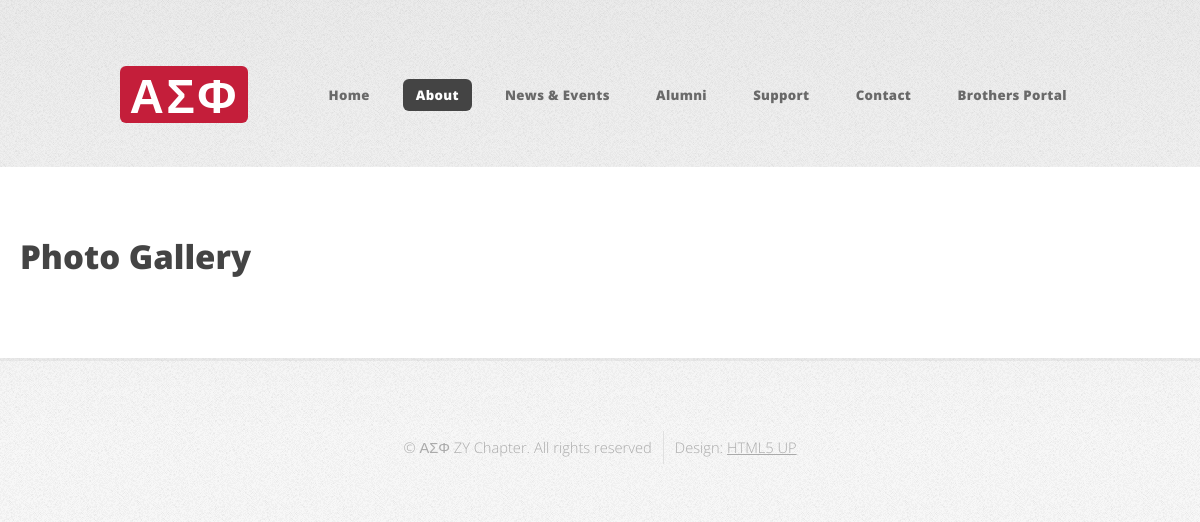
Before: /photos/ with the older database file.
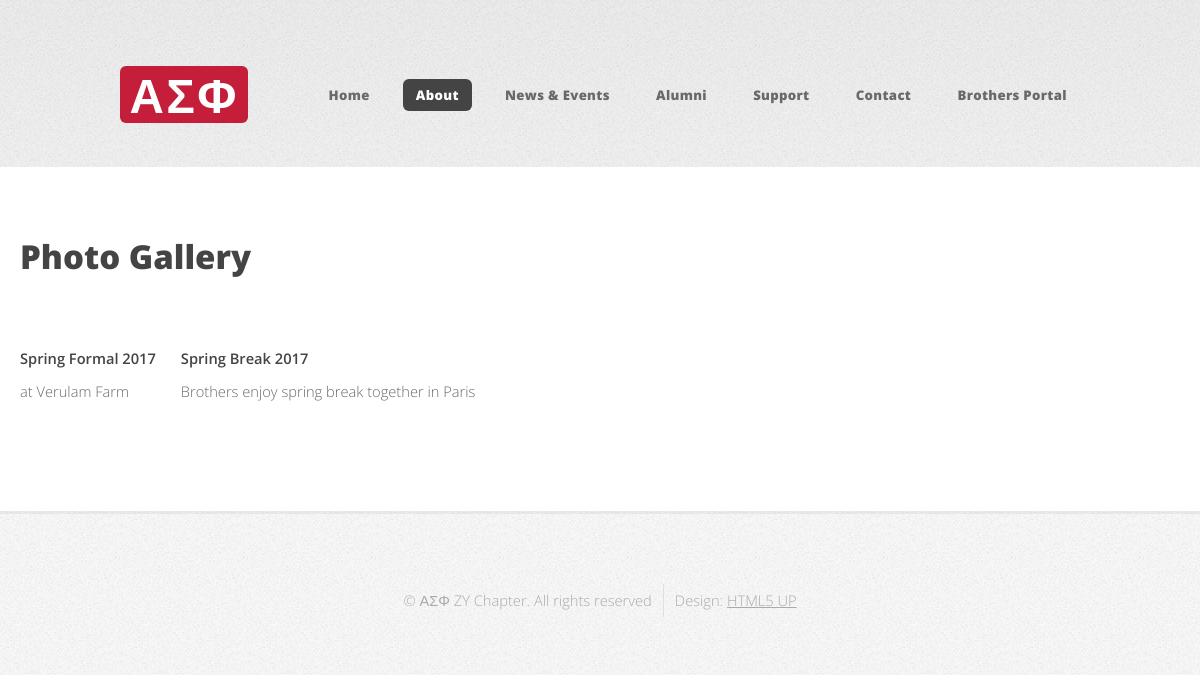
After: the same page with the newer database file.
### photos/models.py (models this page shows, shortened)
class Photo(models.Model):
	title = models.CharField(max_length=200)
	caption = models.CharField(default= "", max_length=500)
	width = models.IntegerField(default=0)
	height = models.IntegerField(default=0)
	image = models.ImageField(null=False, blank=False)
	timestamp = models.DateTimeField(auto_now_add=True, auto_now=False)
	class Meta:
		ordering = ["-timestamp"]

### photos/views.py (the view)
def all_photos(request):
	photo_queries = Photo.objects.all()
	num_photos = Photo.objects.all().count()
	context={
	"photos": photo_queries,
	}
	return render(request, "photos.html", context)

### photos/templates/photos.html (shortened to what this page needs)
{% load static %}
{% load thumbnail %}
<!DOCTYPE HTML>
<html>
	<head>
		<link rel="stylesheet" href="{% static 'assets/css/main.css' %}" />
	</head>
	<body class="homepage">
		<div id="page-wrapper">
				<div id="header-wrapper">
					<header id="header" class="container">
							<div id="logo">
								<h1><a href="{% url 'index' %}">ΑΣΦ</a></h1>
							</div>
							<nav id="nav">
								<ul>
									<li><a href="{% url 'index' %}">Home</a></li>
									<li  class="current">
										<a href="#">About</a>
									</li>
									<li>
										<a href="#">News & Events</a>
									</li>
									<li><a href="{% url 'AlumniUpdate' %}">Alumni</a></li>
									<li><a href="{% url 'SupportPage' %}">Support</a></li>
									<li><a href="{% url 'ContactPage' %}">Contact</a></li>
									<li><a href="{% url 'portal' %}">Brothers Portal</a></li>
								</ul>
							</nav>
					</header>
				</div>
					<div id="main-wrapper">
						<div class = "10u 12u">
							<div class = "container">
								<h2>Photo Gallery</h2>
								<div class = "row">
								{% for photo in photos %}
								{% if photo.image %}
								{% load thumbnail %}
								<div class "4u 4u(medium)">
									<p><strong>{{photo.title}}</strong><br>
										{{photo.caption}}</p>
									</div>
								{% endif %}
								{% endfor %}
							</div>
							</div>
						</div>
					</div>
				<div id="footer-wrapper">
					<footer id="footer" class="container">
						<div class="row">
							<div class="12u">
								<div id="copyright">
									<ul class="menu">
										<li>&copy; ΑΣΦ ZY Chapter. All rights reserved</li><li>Design: <a href="http://html5up.net">HTML5 UP</a></li>
									</ul>
								</div>
							</div>
						</div>
					</footer>
				</div>
			</div>
	</body>
</html>

Changed rows visible on the page:
added Photo: title "Spring Formal 2017", caption "at Verulam Farm"
added Photo: title "Spring Break 2017", caption "Brothers enjoy spring break together in Paris"
